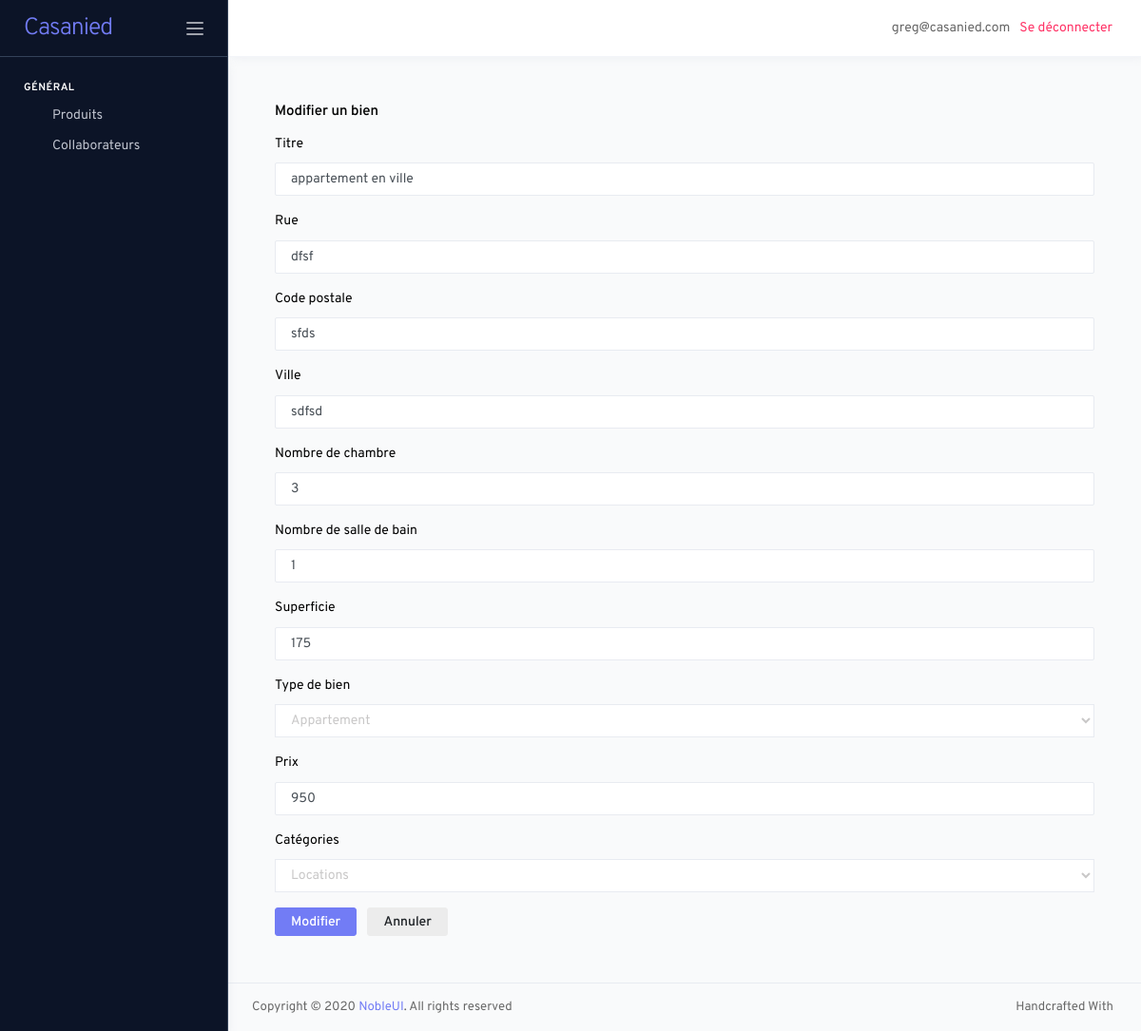
Page /BO_Project/admin.php?page=8&id=33 (signed in) on the committed database.
### tables this page shows
CREATE TABLE IF NOT EXISTS `product` (
  `id` int(11) NOT NULL AUTO_INCREMENT,
  `img` varchar(255) DEFAULT NULL,
  `title` varchar(150) NOT NULL,
  `rue` varchar(255) NOT NULL,
  `code_postal` varchar(10) NOT NULL,
  `ville` varchar(100) NOT NULL,
  `nb_bedroom` varchar(20) NOT NULL,
  `nb_bathroom` varchar(20) NOT NULL,
  `surface` varchar(50) NOT NULL,
  `type_product` varchar(100) NOT NULL,
  `price` varchar(50) NOT NULL,
  `created_date` datetime NOT NULL DEFAULT CURRENT_TIMESTAMP,
  `category_id` int(11) NOT NULL,
  PRIMARY KEY (`id`),
  KEY `fk_category_id` (`category_id`)
);

### BO_Project/pages/addProduct.php (the view, shortened to what this page needs)
<div class="card-body">
    <h6 class="card-title"><?php echo isset($_GET['id']) ? "Modifier un bien" : "Ajouter un bien" ?></h6>
    <?php
    if (isset($_GET['id'])) {
        $query = 'SELECT * FROM product WHERE id=:id';
        $id = $_GET['id'];
        $req = $bdd->prepare($query);
        $req->bindValue(':id', $id, PDO::PARAM_INT);
        $req->execute();
        $data = $req->fetch();
    }
    ?>
    <form class="forms-sample" method="POST" action="admin.php?page=9<?php if (isset($_GET['id'])) {
                                                                            echo "&&id=" . $_GET['id'];
                                                                        } ?>" enctype="multipart/form-data">
        <div class="form-group">
            <label for="title">Titre</label>
            <input type="text" class="form-control" id="title" name="title" autocomplete="off" placeholder="Titre" value="<?php echo isset($id) ? $data['title'] : "" ?>" required>
        </div>
        <div class="form-group">
            <label for="rue">Rue</label>
            <input type="text" class="form-control" id="rue" name="rue" autocomplete="off" placeholder="Rue" value="<?php echo isset($id) ? $data['rue'] : "" ?>" required>
        </div>
        <div class="form-group">
            <label for="cp">Code postale</label>
            <input type="text" class="form-control" id="cp" name="cp" placeholder="Code postal" value="<?php echo isset($id) ? $data['code_postal'] : "" ?>" required>
        </div>
        <div class="form-group">
            <label for="ville">Ville</label>
            <input type="text" class="form-control" id="ville" name="ville" autocomplete="off" placeholder="Ville" value="<?php echo isset($id) ? $data['ville'] : "" ?>" required>
        </div>
        <div class="form-group">
            <label for="nb_bedroom">Nombre de chambre</label>
            <input type="text" class="form-control" id="nb_bedroom" name="nb_bedroom" value="<?php echo isset($id) ? $data['nb_bedroom'] : "" ?>">
        </div>
        <div class="form-group">
            <label for="nb_bathroom">Nombre de salle de bain</label>
            <input type="text" class="form-control" id="nb_bathroom" name="nb_bathroom" value="<?php echo isset($id) ? $data['nb_bathroom'] : "" ?>">
        </div>
        <div class="form-group">
            <label for="Surface">Superficie</label>
            <input type="text" class="form-control" id="Surface" name="Surface" autocomplete="off" placeholder="Superficie" value="<?php echo isset($id) ? $data['surface'] : "" ?>" required>
        </div>
        <div class="form-group">
            <label for="type_product">Type de bien</label>
            <select class="form-select" aria-label="Default select example" name="type_product" id="type_product" required>
                <option selected value="<?php echo isset($id) ? $data['type_product'] : "Choississez le type de bien" ?>"><?php echo isset($id) ? $data['type_product'] : "Choississez le type de bien" ?></option>
            </select>
        </div>
        <div class="form-group">
            <label for="price">Prix</label>
            <input type="text" class="form-control" id="price" name="price" autocomplete="off" placeholder="Prix" value="<?php echo isset($id) ? $data['price'] : "" ?>" required>
        </div>
        <div class="form-group">
            <label for="category">Catégories</label>
            <select class="form-select" aria-label="Default select example" name="category" id="category" required>
                <option selected value="<?php echo isset($id) ? $data['category_id'] : "Choississez la catégorie" ?>">
                    <?php
                    if (isset($id)) {
                        if ($data['category_id'] == 1) {
                            echo 'Locations';
                        } else if ($data['category_id'] == 2) {
                            echo 'Ventes';
                        } else {
                            echo 'Choississez la catégorie';
                        }
                    }
                    ?>
                </option>
            </select>
        </div>
        <button type="submit" class="btn btn-primary mr-2" href="admin.php?page=4"><?php echo isset($_GET['id']) ? "Modifier" : "Ajouter" ?></button>
        <button class="btn btn-light">Annuler</button>
    </form>
</div>

### rows in the picture
product: title "appartement en ville", rue "dfsf", cp "sfds", ville "sdfsd", nb_bedroom "3", nb_bathroom "1", Surface "175", type_product "Appartement", price "950", category "Locations"

### other values in the picture
$_SESSION['username'] "greg@casanied.com"
